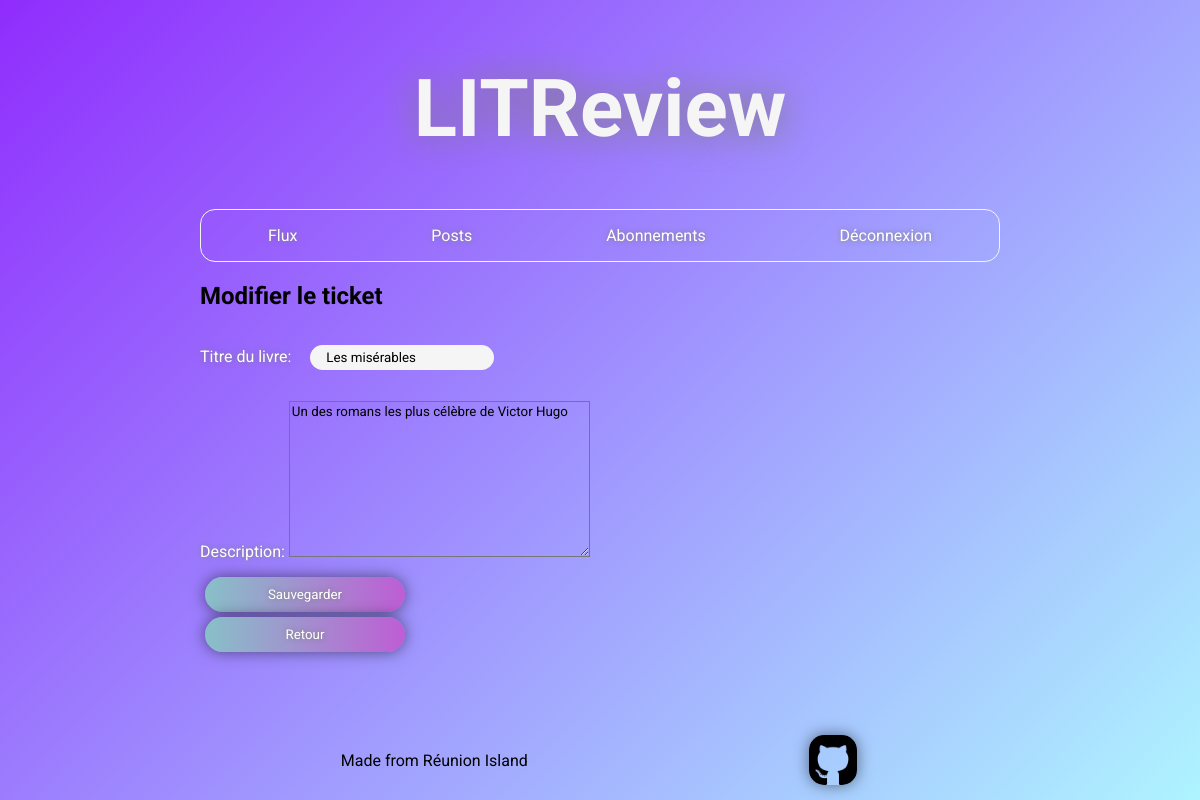
Page /ticket/ticketedit/5 (signed in) on the committed database.
### ticket/models.py (models this page shows, shortened)
class Ticket(models.Model):
    ticket_title = models.CharField(
        max_length=128, verbose_name='Titre du livre')
    content = models.TextField(max_length=5000, verbose_name='Description')
    photo = models.ForeignKey(
        Photo, null=True, on_delete=models.SET_NULL, blank=True)
    author = models.ForeignKey(
        settings.AUTH_USER_MODEL, on_delete=models.CASCADE)
    date_created = models.DateTimeField(auto_now_add=True)

### ticket/views.py (the view)
# urls.py: path('ticketedit/<int:ticket_id>', edit_ticket, name='edit_ticket'),
@login_required
def edit_ticket(request, ticket_id):
    ticket = get_object_or_404(Ticket, id=ticket_id)
    edit_form = TicketForm(instance=ticket)
    if request.method == 'POST':
        if 'edit_ticket' in request.POST:
            edit_form = TicketForm(request.POST, instance=ticket)
            if edit_form.is_valid():
                edit_form.save()
                return redirect('feed')
    context = {'edit_form': edit_form,
               'ticket_id': ticket.id,
               }
    return render(request, 'ticket_edit.html', context=context)

### ticket/forms.py
class TicketForm(forms.ModelForm):
    edit_ticket = forms.BooleanField(widget=forms.HiddenInput, initial=True)
    class Meta:
        model = models.Ticket
        fields = ['ticket_title', 'content']

### ticket/template/ticket/ticket_edit.html (shortened to what this page needs)
{% extends 'base_user_connected.html' %}
{% block content %}
    <h2>Modifier le ticket</h2>
    <form method="post">
        {{ edit_form.as_p }}
        <button class="validate" type="submit" >Sauvegarder</button>
    </form>
    <button class="back"><a href="{% url 'feed' %}">Retour</a></button>
{% endblock content %}

### static/styles.css (style rules this page uses)
:root { --main-ticket-margin:10px; --main-ticket-padding:15px; --main-border-width:1px; --main-border-radius:15px; --main-ratio-width:95%; --main-space-between-ticket:10px; --main-box-shadow:0px 0px 15px rgba(0, 0, 0, 0.5); }
* { font-family: 'Roboto', sans-serif; text-decoration:none; max-width: 800px; margin-left: auto; margin-right: auto; background: linear-gradient(315deg, rgba(174,244,255,1) 0%, rgba(144,45,253,1) 100%); background-attachment: fixed; transition: 500ms; }
body { margin-bottom: 100px; }
a { color: rgb(255, 255, 255); background: transparent; background-color: transparent; text-shadow: 0px 0px 5px rgb(125, 125, 125); }
label { color: rgb(255, 255, 255); background: transparent; background-color: transparent; text-shadow: 0px 0px 5px rgb(126, 126, 126); }
button { display: block; cursor: pointer; padding: 10px; margin: 5px; border-radius: 20px; width: 200px; border-style: none; background: linear-gradient(90deg,rgb(136 192 200) 0%, rgb(190 93 213) 100%); color: rgb(255, 255, 255); text-shadow: 0px 0px 5px rgb(124, 124, 124); box-shadow: var(--main-box-shadow); }
form { margin: 0; }
input { background: whitesmoke; padding: 5px; padding-left: 2%; padding-right: 2%; margin:15px; border-radius: 15px; border-style: none; }

### rows in the picture
Ticket: ticket_title "Les misérables", content "Un des romans les plus célèbre de Victor Hugo"
